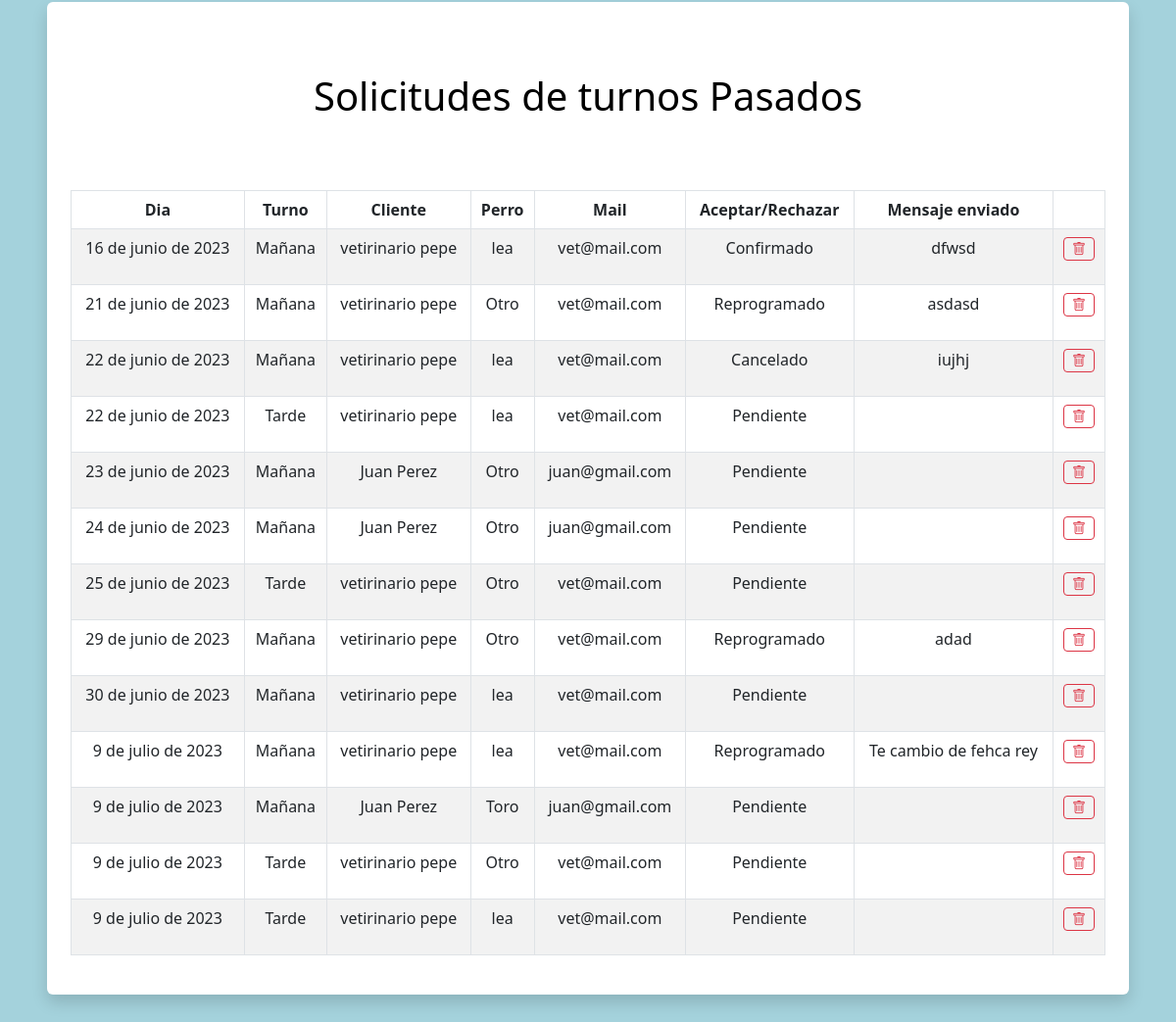
The page /turnos/shifts_panel/ (signed in, lower part) on the database as committed earlier.
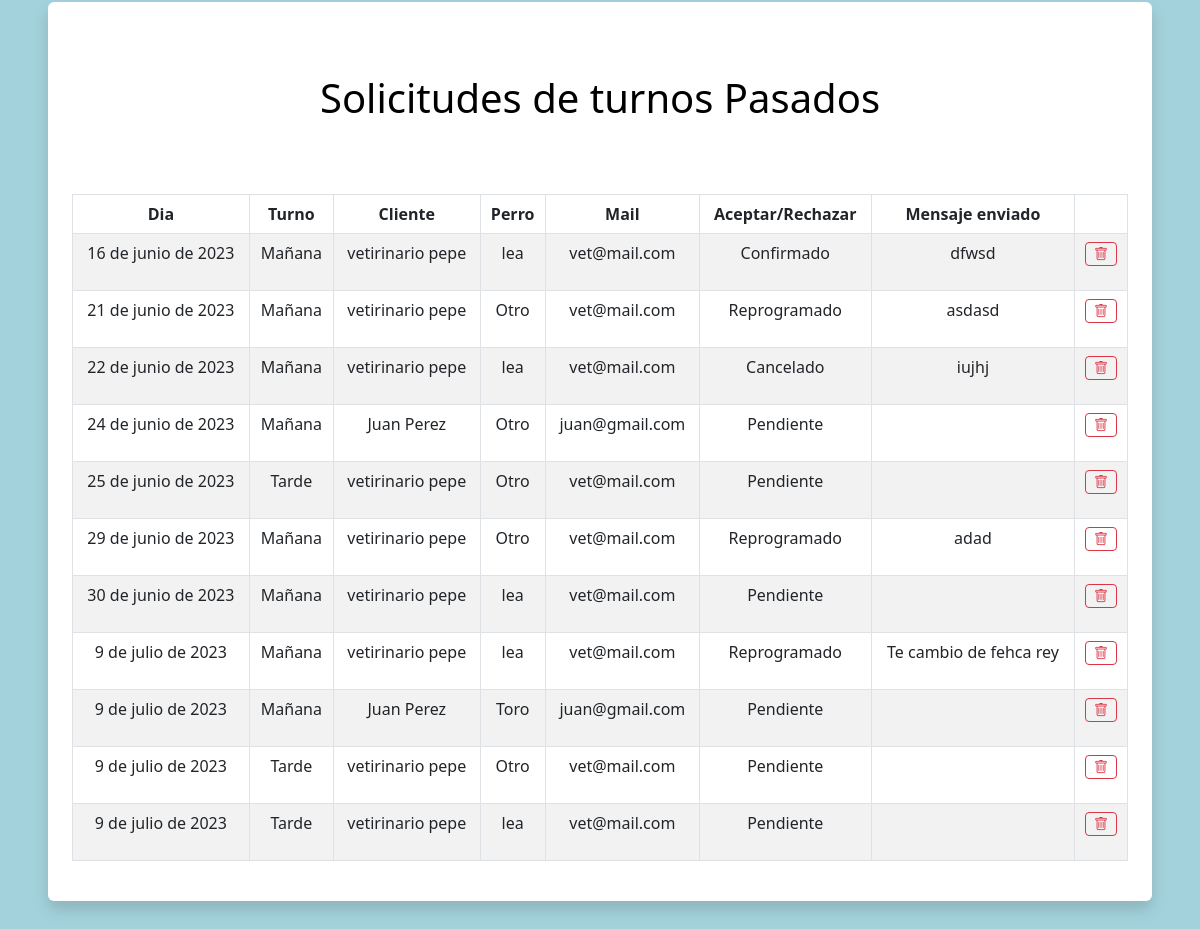
The same page on the database as committed later.
### shifts/models.py (models this page shows, shortened)
class Appointment(models.Model):
    class Hour(models.TextChoices):
        mañana = "Mañana"
        tarde = "Tarde"
    user = models.ForeignKey(CustomUser, on_delete=models.CASCADE, null=True, blank=True)
    day = models.DateField(
        null=True,
        validators=[MinValueValidator(date.today, message="La fecha del turno debe ser despues de la fecha de hoy")],
    )
    time = models.CharField(max_length=10, choices=TIME_CHOICES, default="Mañana")
    description = models.CharField(max_length=200, blank=True)
    dog = models.ForeignKey(
        Dog,
        on_delete=models.CASCADE,
        null=True,
        blank=True,
    )
    status = models.CharField(max_length=50, default="Pendiente")
    mandado = models.CharField(max_length=50, default="1")

### accounts/models.py (models this page shows, shortened)
class CustomUser(AbstractBaseUser, PermissionsMixin):
    email = models.EmailField(
        verbose_name="email",
        unique=True,
        max_length=40,
        error_messages={"unique":'El mail ya se encuentra registrado. Por favor ingrese otro.'}
    )
    name = models.CharField(
        max_length=30
    )
    surname = models.CharField(
        max_length=30,
        blank=True,
        null=True
    )
    address = models.CharField(
        max_length=30,
        blank=True,
        null=True
    )
    telephone = models.SlugField(
        max_length=15,
        blank=True,
        null=True,
    )
    is_active = models.BooleanField(
        default=True,
    )
    is_staff = models.BooleanField(
        default=False,
    )
    is_admin = models.BooleanField(
        default=False,
    )
    last_login = models.DateTimeField(
        verbose_name="last login",
        default=datetime.datetime.now,
    )
    is_veterinario = models.BooleanField(
        default=False,
    )
    has_discount = models.BooleanField(
        default=False,
    )
    USERNAME_FIELD = "email"    #variable por la cual se ingresa, dice username pero seria como 'campo que representa el inicio de sesion'
    REQUIRED_FIELDS = ['name',]    #no permite registros si no tiene estos campos completos
    objects = CustomUserManager()
    def __str__(self):
        return self.name + ' ' + str(self.surname or '')

### dogs/models.py (models this page shows, shortened)
class Dog(models.Model):
    class Sex(models.TextChoices):
        macho = "Macho"
        hembra = "Hembra"
    class Breed(models.TextChoices):
        sin_raza = "Sin raza"
        coker = "Coker"
        pastor_aleman = "Pastor aleman"
        bulldog = "Bulldog"
        labrador = "Labrador"
        golden = "Golder"
        caniche = "Caniche"
        chihuahua = "Chihuahua"
        bulldog_frances = "Bulldog Frances"
        beagle = "Beagle"
        boxer = "Boxer"
        galgo = "Galgo"
        dalmata = "Dalmata"
        sharpei = "Shar pei"
    class Color(models.TextChoices):
        blanco = "Blanco"
        negro = "Negro"
        marron = "Marrón"
        blanco_y_negro = "Blanco y negro"
        otro = "Otro color"
    class Size(models.TextChoices):
        grande = "Grande"
        mediano = "Mediano"
        pequeño = "pequeño"
    name = models.CharField(
        max_length=30,
    )
    date_of_birth = models.DateField(
        null=True,
        validators=[MaxValueValidator(date.today, "La fecha de nacimiento del perro debe ser anterior a hoy")]
    )
    sex = models.CharField(
        max_length=10,
        choices=Sex.choices
    )
    breed = models.CharField(
        max_length=20,
        choices=Breed.choices
    )
    color = models.CharField(
        max_length=20,
        blank=True,
        choices=Color.choices,
        null=True,
    )
    size = models.CharField(
        max_length=10,
        null=True,
        blank=True,
        choices=Size.choices,
    )
    description = models.TextField(
        max_length=120,
        blank=True,
        null=True,
    )
    hidden = models.BooleanField(default=False)
    owner = models.ForeignKey(
        CustomUser,
        blank=True,
        on_delete=models.CASCADE,
        null=True
    )

### shifts/views.py (the view)
# urls.py: path('shifts_panel/', views.shifts_panel_view, name='shifts_panel'),
@login_required
def shifts_panel_view(request):
    today = datetime.today()
    new_date = today.replace(year=2023, month=1, day=1)
    minDate = today.strftime('%Y-%m-%d')
    minNewDate = new_date.strftime('%Y-%m-%d')
    deltatime = today + timedelta(days=360)
    deltatimeold = today - timedelta(days=1)
    strdeltatimeold = deltatimeold.strftime('%Y-%m-%d')
    strdeltatime = deltatime.strftime('%Y-%m-%d')
    maxDate = strdeltatime
    maxOldDate = strdeltatimeold
    items = Appointment.objects.filter(day__range=[minDate, maxDate]).order_by('day','time')
    items_old = Appointment.objects.filter(day__range=[minNewDate, maxOldDate]).order_by('day','time')
    if request.method == 'POST':
        description = request.POST.get('description')
        redirect('shifts_panel')
    return render(request, 'shifts_panel.html', {
        'items':items,'items_old':items_old,
    })

### shifts/templates/shifts_panel.html (shortened to what this page needs)
{% extends 'home.html' %}
{% load static %}
{% block content %}
<head>
  <link rel="stylesheet" href="https://cdnjs.cloudflare.com/ajax/libs/font-awesome/4.7.0/css/font-awesome.min.css" />
</head>
{% if user.is_authenticated %}
<div class="shadow p-4 mb-5 bg-body bg-body rounded text-black  m-5 ">
  {% if items_old.exists %}
  <h1 class="text-center mt-5 mb-5">Solicitudes de turnos Pasados </h1>
  <br>
  <div class="table-responsive">
    <table class="table table-bordered table-striped table-hover mx-auto">
      <thead>
        <tr>
          <th class="text-center" scope="col">Dia</th>
          <th class="text-center" scope="col">Turno</th>
          <th class="text-center" scope="col">Cliente</th>
          <th class="text-center" scope="col">Perro</th>
          <th class="text-center" scope="col">Mail</th>
          <th class="text-center" scope="col">Aceptar/Rechazar</th>
          <th class="text-center" scope="col">Mensaje enviado</th>
          <th class="text-center" scope="col"></th>
        </tr>
      </thead>
      <tbody id="myTable">
        {% for item in items_old %}
        <tr>
          <td class="text-center">{{item.day}}</td>
          <td class="text-center">{{item.time}}</td>
          <td class="text-center">{{item.user.name}} {{item.user.surname}}</td>
          {% if item.dog == None %}
          <td class="text-center">Otro</td>
          {% else %}
          <td class="text-center">{{item.dog.name}}</td>
          {% endif %}
          <td class="text-center">{{item.user.email}}</td>
          <td class="text-center">{{ item.status }}</td>
          <td class="text-center">{{item.description}}</td>
          <td class="text-center">
            <form method="POST" action="{% url 'shift_delete' item.id %}">
              <button type="submit" class="bi bi-trash red-color btn btn-outline-danger btn-sm show_confirm_delete" data-toggle="tooltip" title='Borrar'></button>
          </form>
          </td>
        </tr>
        {% endfor %}
      </tbody>
    </table>
  </div>
  {% else %}
  <h4 class="text-center">No hay turnos pendientes</h1>
    {% endif %}
</div>
{% else %}
<div class="shadow p-4 mb-5 bg-body bg-body rounded text-black  m-5">
  <h1 class="p-2  me-3">Primero debes iniciar sesión!</h1>
  <a href="{% url 'login' %}" class="btn btn-primary text-white">Iniciar sesión</a>
</div>
{% endif %}
{% endblock %}

Rows that differ between the two databases and show on the page:
removed Appointment: day "22 de junio de 2023", time "Tarde", user.name "vetirinario", user.surname "pepe", dog.name "lea", user.email "vet@mail.com", status "Pendiente"
removed Appointment: day "23 de junio de 2023", time "Mañana", user.name "Juan", user.surname "Perez", shows "Otro", user.email "juan@gmail.com", status "Pendiente"
